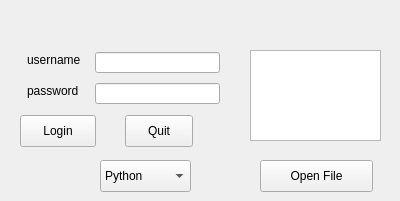
<?xml version="1.0" encoding="UTF-8"?>
<ui version="4.0">
 <class>Form</class>
 <widget class="QWidget" name="Form">
  <property name="geometry">
   <rect>
    <x>0</x>
    <y>0</y>
    <width>400</width>
    <height>201</height>
   </rect>
  </property>
  <property name="minimumSize">
   <size>
    <width>400</width>
    <height>201</height>
   </size>
  </property>
  <property name="maximumSize">
   <size>
    <width>400</width>
    <height>201</height>
   </size>
  </property>
  <property name="windowTitle">
   <string>Login Demo</string>
  </property>
  <widget class="QLabel" name="username_Label">
   <property name="geometry">
    <rect>
     <x>27</x>
     <y>52</y>
     <width>60</width>
     <height>16</height>
    </rect>
   </property>
   <property name="text">
    <string>username</string>
   </property>
  </widget>
  <widget class="QLabel" name="password_Label">
   <property name="geometry">
    <rect>
     <x>27</x>
     <y>83</y>
     <width>58</width>
     <height>16</height>
    </rect>
   </property>
   <property name="text">
    <string>password</string>
   </property>
  </widget>
  <widget class="QLineEdit" name="username_lineEdit">
   <property name="geometry">
    <rect>
     <x>95</x>
     <y>52</y>
     <width>125</width>
     <height>21</height>
    </rect>
   </property>
  </widget>
  <widget class="QLineEdit" name="password_lineEdit">
   <property name="geometry">
    <rect>
     <x>95</x>
     <y>83</y>
     <width>125</width>
     <height>21</height>
    </rect>
   </property>
  </widget>
  <widget class="QTextBrowser" name="user_textBrowser">
   <property name="geometry">
    <rect>
     <x>250</x>
     <y>50</y>
     <width>131</width>
     <height>91</height>
    </rect>
   </property>
  </widget>
  <widget class="QPushButton" name="login_pushButton">
   <property name="geometry">
    <rect>
     <x>20</x>
     <y>115</y>
     <width>76</width>
     <height>32</height>
    </rect>
   </property>
   <property name="text">
    <string>Login</string>
   </property>
  </widget>
  <widget class="QPushButton" name="quit_pushButton">
   <property name="geometry">
    <rect>
     <x>125</x>
     <y>115</y>
     <width>68</width>
     <height>32</height>
    </rect>
   </property>
   <property name="text">
    <string>Quit</string>
   </property>
  </widget>
  <widget class="QComboBox" name="comboBox">
   <property name="geometry">
    <rect>
     <x>100</x>
     <y>160</y>
     <width>91</width>
     <height>32</height>
    </rect>
   </property>
   <item>
    <property name="text">
     <string>Python</string>
    </property>
   </item>
   <item>
    <property name="text">
     <string>Java</string>
    </property>
   </item>
   <item>
    <property name="text">
     <string>C++</string>
    </property>
   </item>
   <item>
    <property name="text">
     <string>Ruby</string>
    </property>
   </item>
  </widget>
  <widget class="QPushButton" name="openfile_pushButton">
   <property name="geometry">
    <rect>
     <x>260</x>
     <y>160</y>
     <width>113</width>
     <height>32</height>
    </rect>
   </property>
   <property name="text">
    <string>Open File</string>
   </property>
  </widget>
 </widget>
 <resources/>
 <connections/>
</ui>
